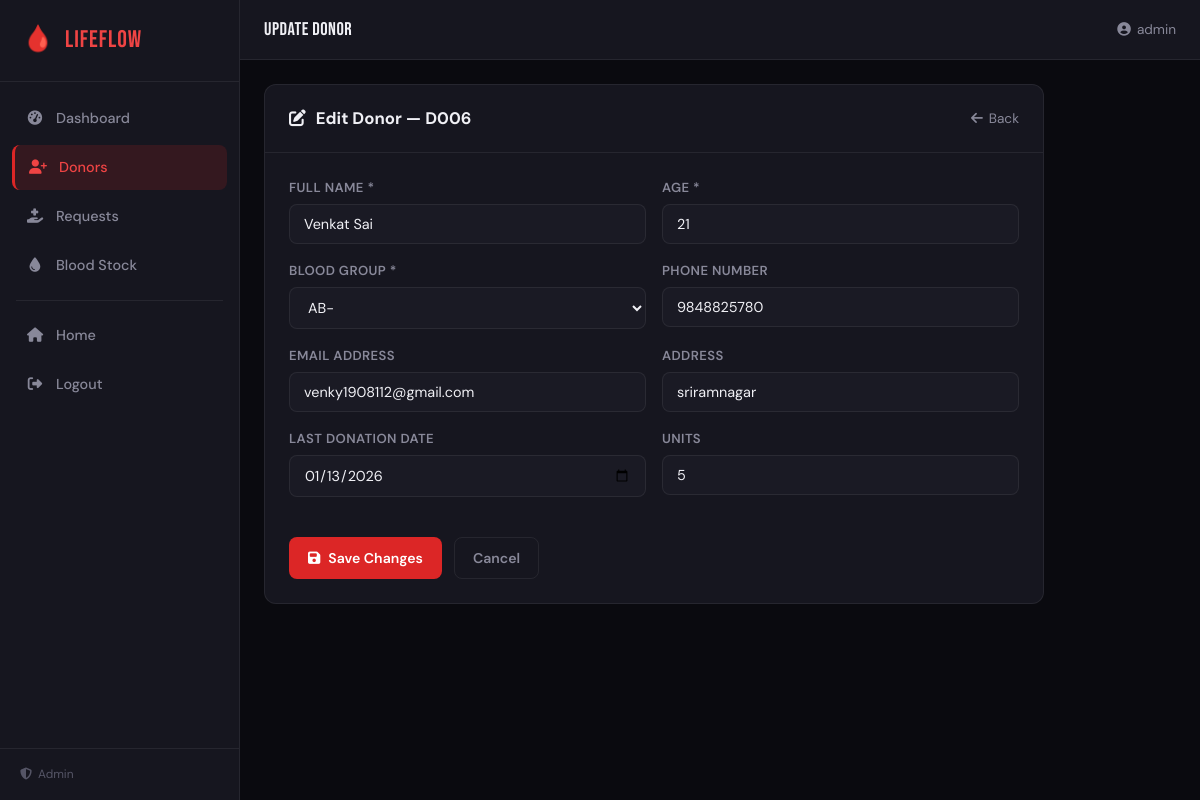
Screenshot of /donors/update/6 (signed in) with the database file from the repository.
### models.py (models this page shows, shortened)
class Donor(db.Model):
    __tablename__ = "donors"
    id            = db.Column(db.Integer, primary_key=True)
    donor_code    = db.Column(db.String(10), unique=True, nullable=False, index=True)  # e.g. D001
    name          = db.Column(db.String(120), nullable=False)
    age           = db.Column(db.Integer, nullable=False)
    blood_group   = db.Column(db.String(4), nullable=False, index=True)
    phone         = db.Column(db.String(15), nullable=False)
    email         = db.Column(db.String(120), nullable=True)
    address       = db.Column(db.String(200), nullable=True)
    last_donation = db.Column(db.Date, nullable=True)
    units_donated = db.Column(db.Integer, default=1, nullable=False)
    registered_on = db.Column(db.Date, default=datetime.utcnow, nullable=False)
    is_active     = db.Column(db.Boolean, default=True, nullable=False)

### app.py (the view)
@app.route("/donors/update/<int:donor_id>", methods=["GET", "POST"])
@login_required
def update_donor(donor_id):
    donor = DonorService.get(donor_id)
    if not donor:
        flash("Donor not found.", "danger")
        return redirect(url_for("donors"))
    if request.method == "POST":
        ok, msg = DonorService.update(donor_id, request.form.to_dict(), user_id=_current_user_id())
        flash(msg, "success" if ok else "danger")
        if ok:
            return redirect(url_for("donors"))
    return render_template("update_donor.html", donor=donor, blood_groups=BLOOD_GROUPS)

### app.py (called while the page is built)
def login_required(f):
    @wraps(f)
    def decorated(*args, **kwargs):
        if not session.get("logged_in"):
            flash("Please log in to access this page.", "warning")
            return redirect(url_for("login"))
        return f(*args, **kwargs)
    return decorated

### services.py (called while the page is built)
    @staticmethod
    def get(donor_id: int) -> Donor | None:
        return Donor.query.filter_by(id=donor_id, is_active=True).first()

### templates/update_donor.html (shortened to what this page needs)
{% extends "layout.html" %}
{% block page_title %}Update Donor{% endblock %}
{% block content %}
<div class="form-page">
  <div class="form-card">
    <div class="form-card-header">
      <h2><i class="fa fa-pen-to-square"></i> Edit Donor — {{ donor.donor_code }}</h2>
      <a href="{{ url_for('donors') }}" class="btn-back"><i class="fa fa-arrow-left"></i> Back</a>
    </div>
    <form method="POST" action="{{ url_for('update_donor', donor_id=donor.id) }}">
      <div class="form-grid">
        <div class="form-group"><label>Full Name *</label><input type="text" name="name" value="{{ donor.name }}" required></div>
        <div class="form-group"><label>Age *</label><input type="number" name="age" value="{{ donor.age }}" min="18" max="65" required></div>
        <div class="form-group">
          <label>Blood Group *</label>
          <select name="blood_group" required>
            {% for bg in blood_groups %}<option value="{{ bg }}" {% if donor.blood_group == bg %}selected{% endif %}>{{ bg }}</option>{% endfor %}
          </select>
        </div>
        <div class="form-group"><label>Phone Number</label><input type="tel" name="phone" value="{{ donor.phone }}"></div>
        <div class="form-group"><label>Email Address</label><input type="email" name="email" value="{{ donor.email or '' }}"></div>
        <div class="form-group"><label>Address</label><input type="text" name="address" value="{{ donor.address or '' }}"></div>
        <div class="form-group"><label>Last Donation Date</label><input type="date" name="last_donation" value="{{ donor.last_donation.isoformat() if donor.last_donation else '' }}"></div>
        <div class="form-group"><label>Units</label><input type="number" name="units" value="{{ donor.units_donated }}" min="0" max="20"></div>
      </div>
      <div class="form-actions">
        <button type="submit" class="btn btn-red"><i class="fa fa-save"></i> Save Changes</button>
        <a href="{{ url_for('donors') }}" class="btn btn-ghost">Cancel</a>
      </div>
    </form>
  </div>
</div>
{% endblock %}

### static/css/style.css (style rules this page uses)
:root { --red:#dc2626;--red-light:#ef4444;--red-dim:rgba(220,38,38,.15);--red-glow:rgba(220,38,38,.3); --bg:#0a0a0f;--bg2:#111118;--bg3:#1a1a24;--bg4:#222230; --surface:#16161f;--surface2:#1e1e2a; --border:rgba(255,255,255,.07);--border-red:rgba(220,38,38,.3); --text:#f0f0f5;--text-muted:#888899;--text-dim:#555566; --green:#22c55e;--amber:#f59e0b;--blue:#3b82f6; --sidebar-w:240px;--topbar-h:60px; --radius:12px;--radius-sm:8px;--shadow:0 4px 24px rgba(0,0,0,.5); --font-display:'Bebas Neue',sans-serif;--font-body:'DM Sans',sans-serif;--font-mono:'JetBrains Mono',monospace; --transition:.2s ease; }
*,*::before,*::after { box-sizing:border-box;margin:0;padding:0 }
html { scroll-behavior:smooth }
body { font-family:var(--font-body);background:var(--bg);color:var(--text);min-height:100vh;line-height:1.6 }
a { color:var(--red-light);text-decoration:none }
.btn { display:inline-flex;align-items:center;gap:8px;padding:9px 18px;border-radius:var(--radius-sm);font-family:var(--font-body);font-size:.88rem;font-weight:600;cursor:pointer;border:1.5px solid transparent;transition:all var(--transition);text-decoration:none }
.btn-red { background:var(--red);color:#fff }
.btn-ghost { background:transparent;border-color:var(--border);color:var(--text-muted) }
.form-page { max-width:780px }
.form-card { background:var(--surface);border:1px solid var(--border);border-radius:var(--radius);overflow:hidden }
.form-card-header { padding:20px 24px;border-bottom:1px solid var(--border);display:flex;align-items:center;justify-content:space-between }
.form-card-header h2 { font-size:1.05rem;display:flex;align-items:center;gap:10px }
.btn-back { font-size:.85rem;color:var(--text-muted);display:flex;align-items:center;gap:6px }
.form-grid { display:grid;grid-template-columns:1fr 1fr;gap:16px;padding:24px }
.form-group { display:flex;flex-direction:column;gap:6px }
.form-group label { font-size:.82rem;font-weight:600;color:var(--text-muted);text-transform:uppercase;letter-spacing:.4px }
.form-group input,.form-group select,.form-group textarea { background:var(--bg3);border:1px solid var(--border);border-radius:var(--radius-sm);color:var(--text);padding:10px 14px;font-family:var(--font-body);font-size:.9rem;outline:none;transition:border-color var(--transition) }
.form-group input::placeholder { color:var(--text-dim) }
.form-group select option { background:var(--bg3) }
.form-actions { padding:16px 24px 24px;display:flex;gap:12px }

### rows the page displays
Donor: donor_code "D006", name "Venkat Sai", age "21", blood_group "AB-", phone "9848825780", email "venky1908112@gmail.com", address "sriramnagar", last_donation "01/13/2026", units "5"

### other values shown
{{ session.get('user_role','admin')|title }} "Admin"
{{ session.get('username','Admin') }} "admin"
